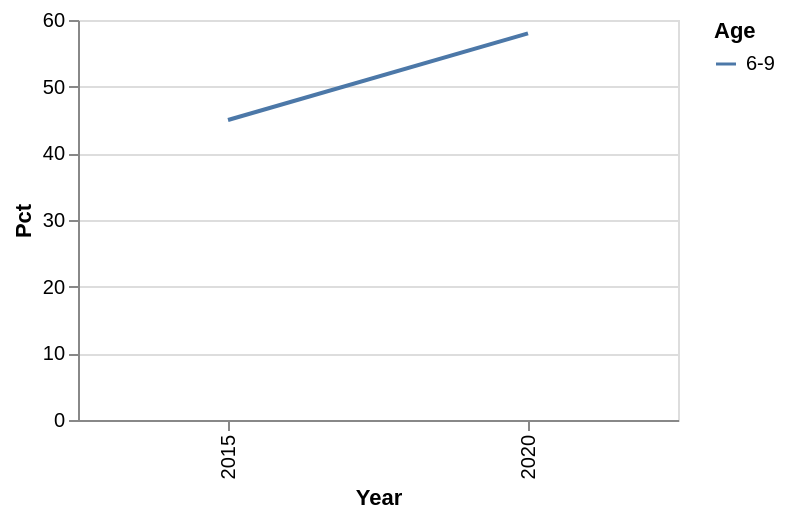

Vega-Lite specification for this chart:
### Vega-Lite specification from a JSON file in a GitHub repository (floating-point values rounded to 4 significant figures)
{"$schema": "https://vega.github.io/schema/vega-lite/v5.json", "width": 300, "height": 200, "data": {"values": [{"Year": "2015", "Pct": 45, "Age": "6-9"}, {"Year": "2020", "Pct": 58, "Age": "6-9"}]}, "mark": "line", "encoding": {"x": {"field": "Year", "type": "ordinal"}, "y": {"field": "Pct", "type": "quantitative"}, "color": {"field": "Age", "type": "nominal"}}}
